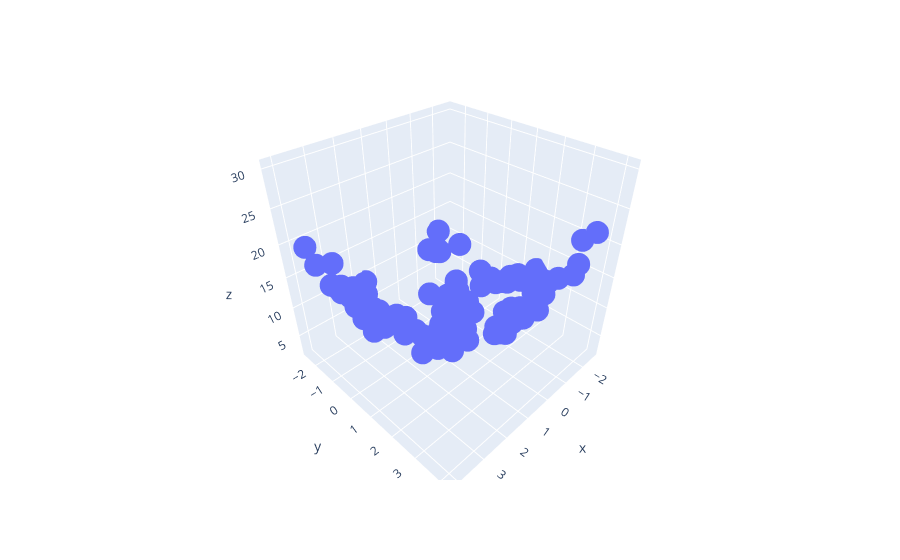

Notebook source saved alongside this figure:
### Code cell
import plotly.express as px 
df = px.data.iris()
fig = px.scatter_3d(df, x=x.ravel(), y=y.ravel(), z=z.ravel())
fig.show()
